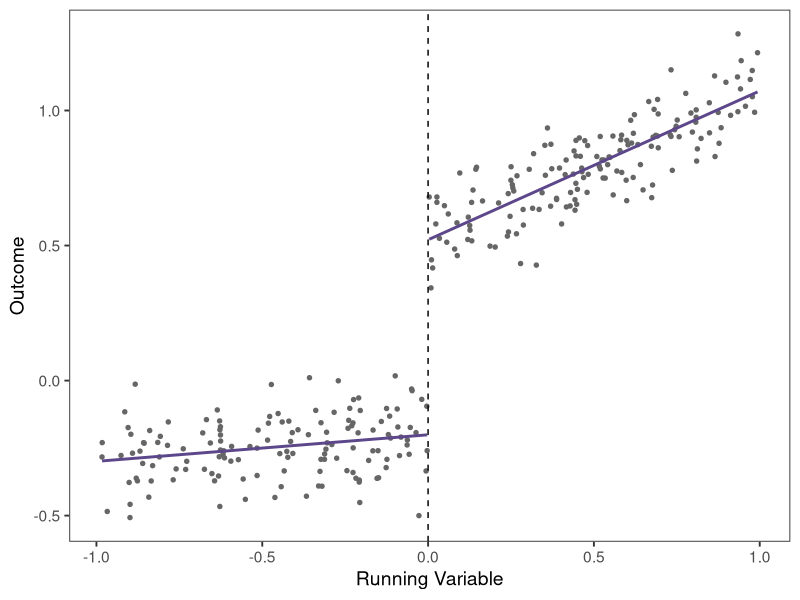
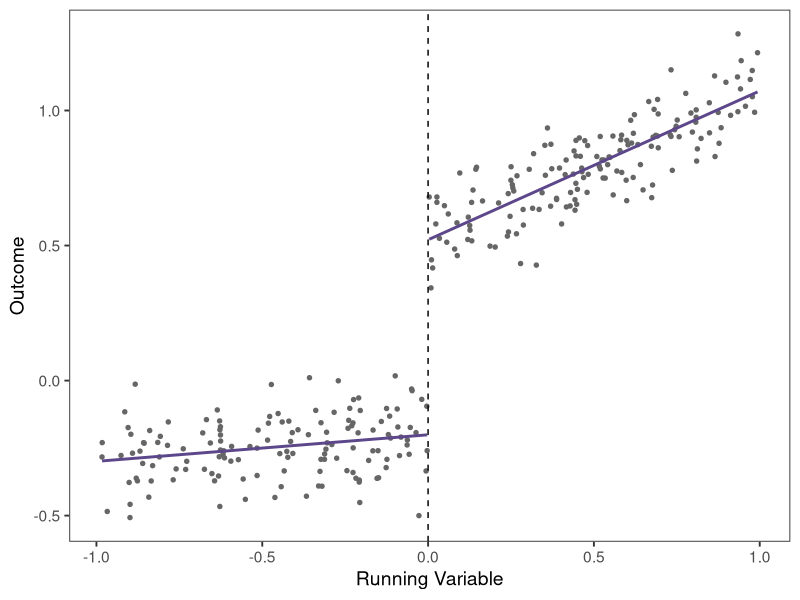

Write the R code that produced these figures, in order.
#### Creating a Scalable Vector Graphic just for fun ##
#         Author: Kasturi 
#   Date created: 31/10/2025

library(ggplot2)

set.seed(7)
n <- 300
x <- runif(n, -1, 1)

# Define a true discontinuity at 0
y <- ifelse(x < 0,
            -0.2 + 0.1*x,       # left side: gentle slope, low intercept
            0.5 + 0.6*x)        # right side: higher intercept & steeper slope
y <- y + rnorm(n, 0, 0.1)       # add noise

df <- data.frame(x, y)

p <- ggplot(df, aes(x, y)) +
  geom_point(size = 1.2, color = "gray40") +
  geom_smooth(
    data = df[df$x < 0, ],
    method = "lm", formula = y ~ x, se = FALSE,
    fullrange = FALSE,
    color = "mediumpurple4",
    linewidth = 1
  ) +
  geom_smooth(
    data = df[df$x >= 0, ],
    method = "lm", formula = y ~ x, se = FALSE,
    fullrange = FALSE,
    color = "mediumpurple4",
    linewidth = 1
  ) +
  geom_vline(xintercept = 0, linetype = "dashed") +
  labs(
    x = "Running Variable",
    y = "Outcome"
  ) +
  theme_bw(base_size = 14) +
  theme(
    panel.grid.major = element_blank(),
    panel.grid.minor = element_blank()
  )

p   # shows in Plots pane

# Save as SVG
ggsave("rdd_example.svg", p, width = 8, height = 5.2, units = "in",
       device = svglite::svglite)
